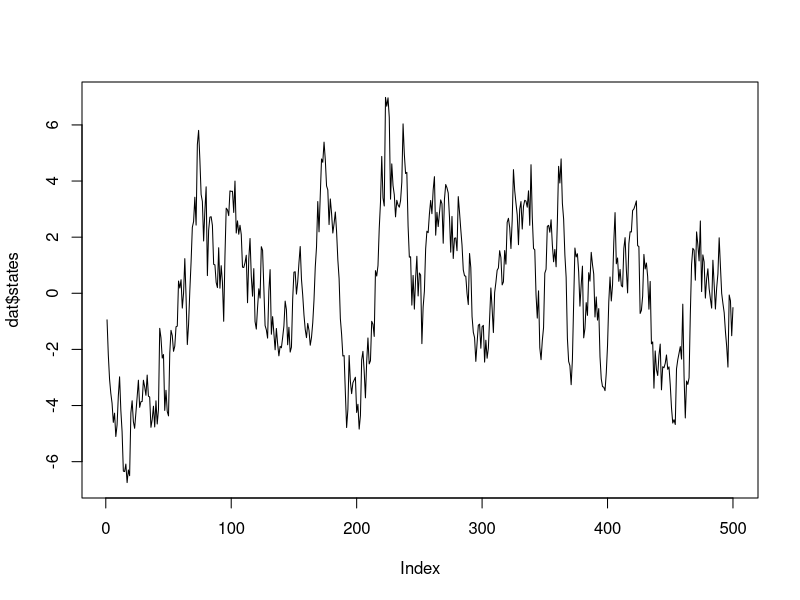

This chart was generated by the following R code: (Note: this script raises an error after producing the figure.)
sim_data <- function(nobs, param) {
  states <- rep(0, nobs)
  obs <- rep(0, nobs)
  x0 <- rnorm(1, 0, param[3])
  states[1] <- param[1] * x0 + rnorm(1, sd = param[3])
  obs[1] <- rnorm(1, sd = param[2] * exp(states[1] / 2))
  for (i in 2:nobs) {
    states[i] = param[1] * states[i - 1] + rnorm(1, sd = param[3])
    obs[i] = rnorm(1, sd = param[2] * exp(states[i] / 2))
  }
  return(data.frame(states = states, obs = obs))
}

dat <- sim_data(500, c(0.91, 0.5, 1))
plot(dat$states, type = "l")

filter <- APF(dat$obs, 1000, c(0.91, 0.5, 1))
lines(filter, col = "blue")
